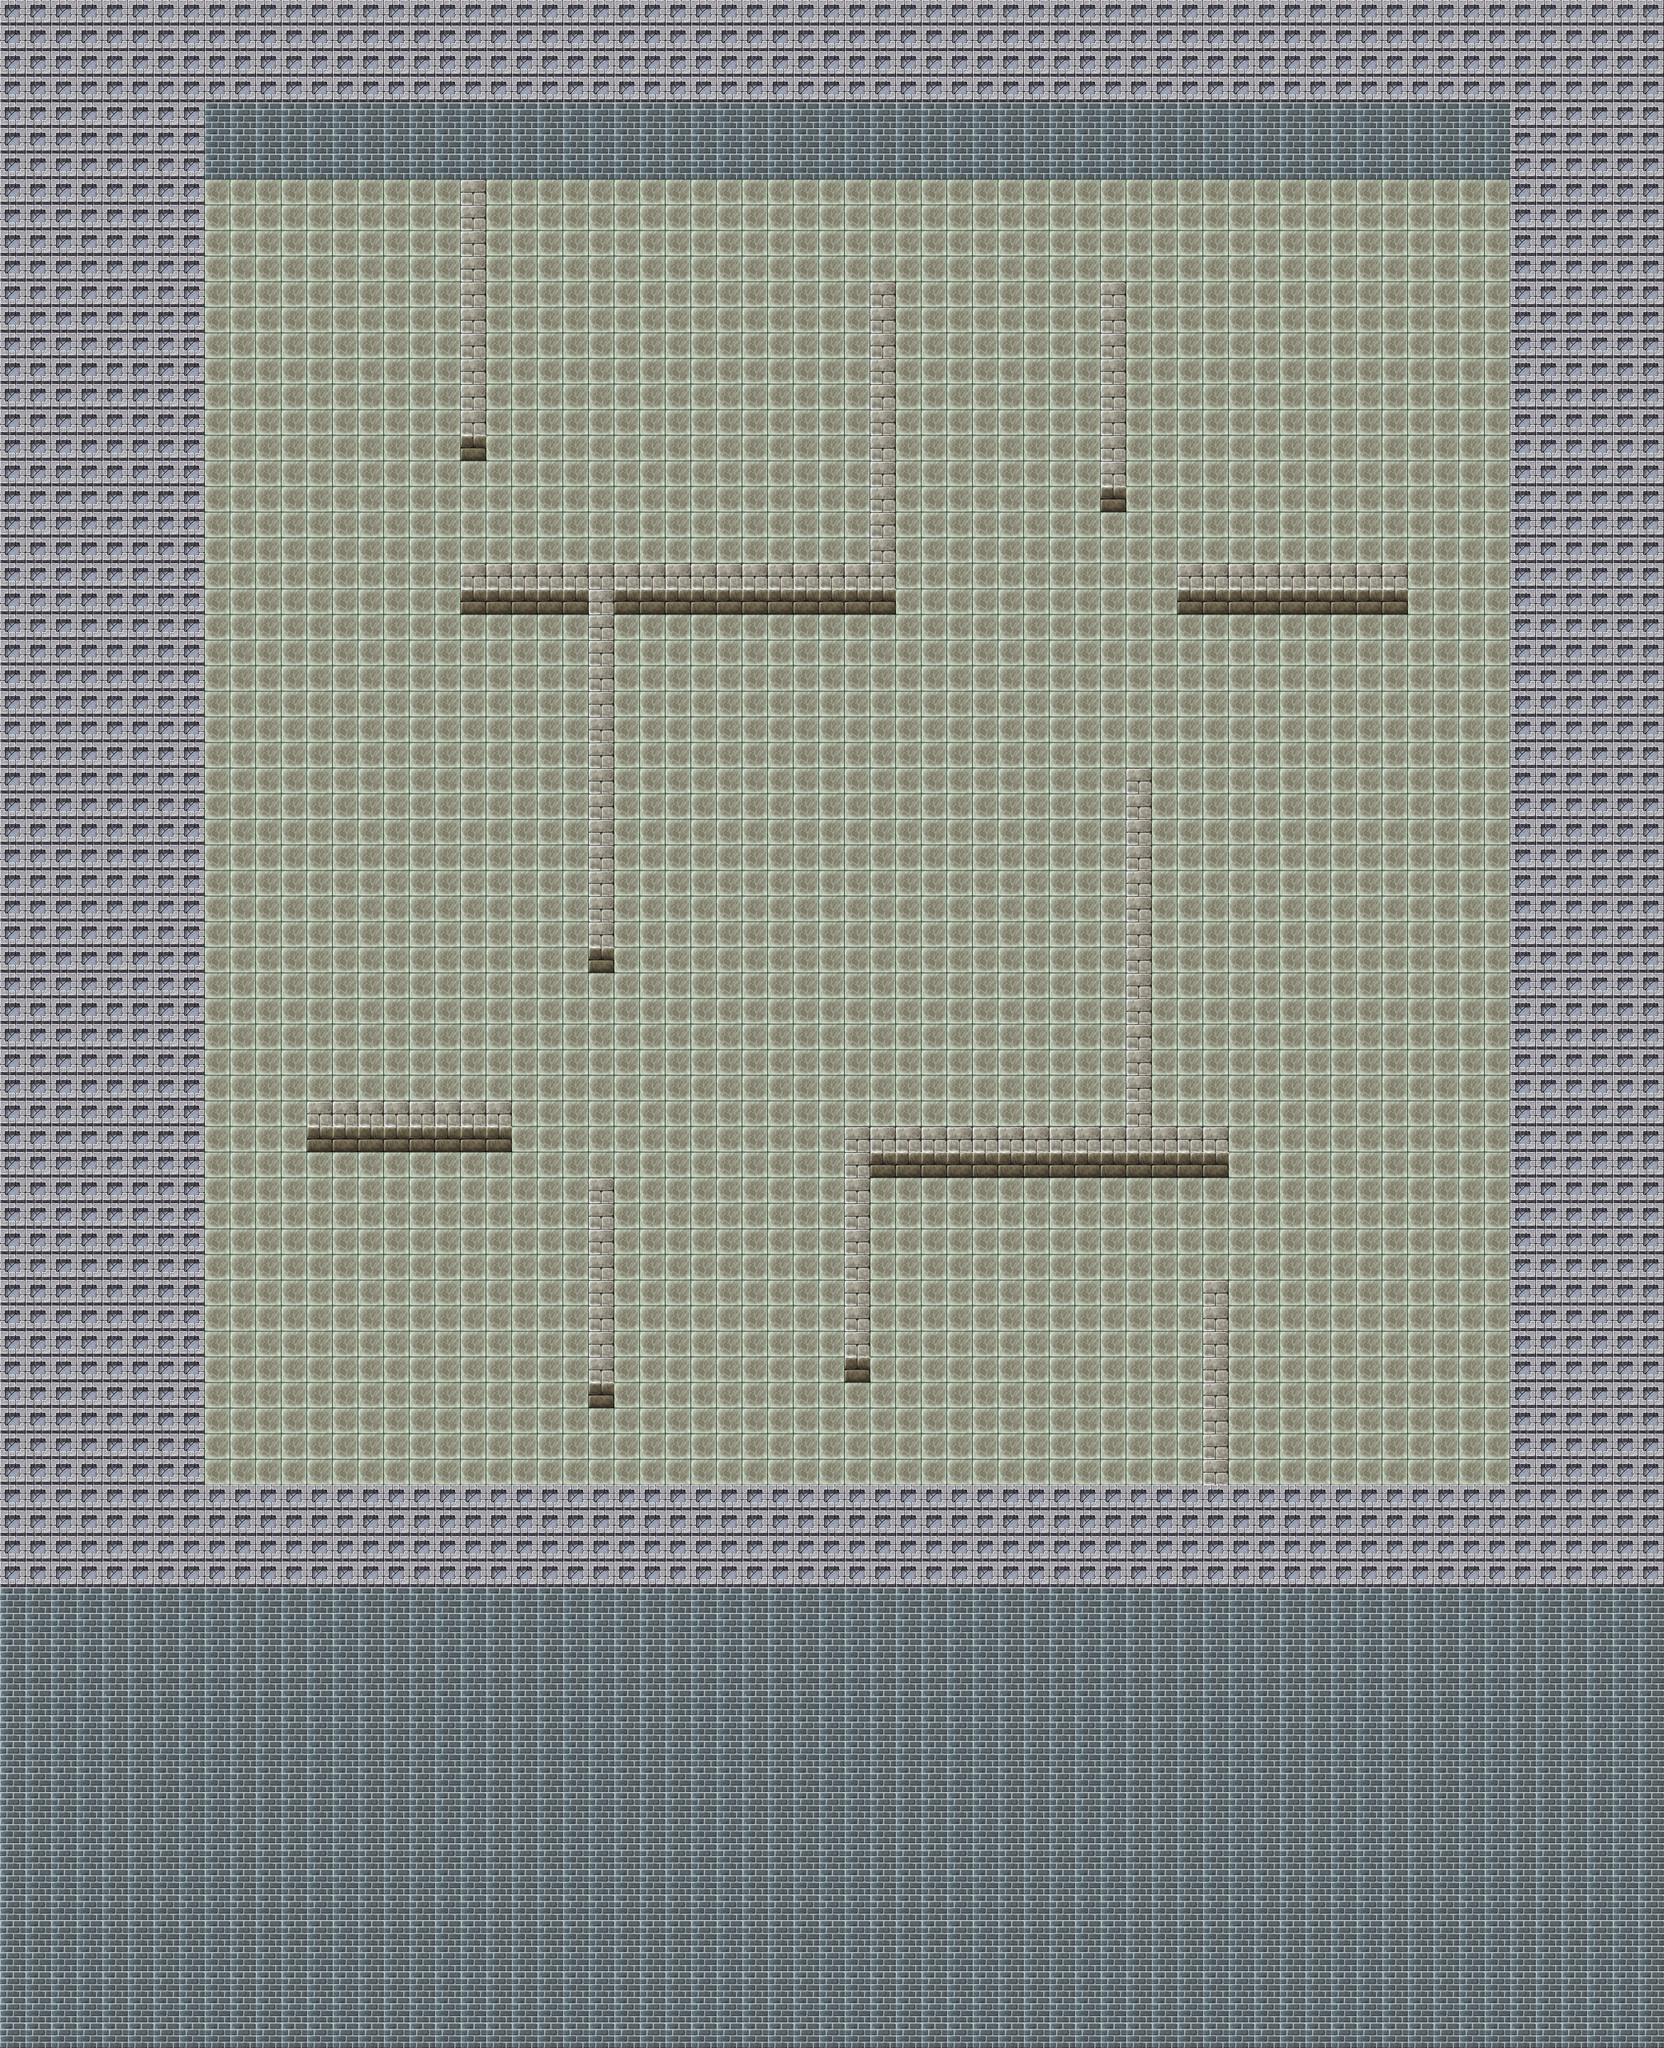

This is a level from a 2D game, rendered from its Tiled map with the project's own tilesets. A one-line summary and the map file follow, with tile-layer data summarised:
An orthogonal 65x80 tile map with 32x32 px tiles, 2 tile layers (ground, wall) and 2 objects (blue_player, red_player).

<map version="1.2" tiledversion="1.2.4" orientation="orthogonal" renderorder="right-down" width="65" height="80" tilewidth="32" tileheight="32" infinite="0" nextlayerid="6" nextobjectid="3">
 <tileset firstgid="1" name="地板合计" tilewidth="32" tileheight="32" tilecount="240" columns="16">
  <image source="地板合计.png" width="512" height="480" />
  <tile id="0">
   <properties>
    <property name="collidable" type="bool" value="true" />
   </properties>
  </tile>
  <tile id="10">
   <properties>
    <property name="collidable" type="bool" value="true" />
   </properties>
  </tile>
  <tile id="48">
   <properties>
    <property name="collidable" type="bool" value="true" />
   </properties>
  </tile>
  <tile id="58">
   <properties>
    <property name="collidable" type="bool" value="true" />
   </properties>
  </tile>
  <tile id="90">
   <properties>
    <property name="collidable" type="bool" value="false" />
   </properties>
  </tile>
 </tileset>
 <layer id="2" name="ground" width="65" height="80">
  <data>[5200 cells, 2601 non-empty, 1 distinct tile ids]</data>
 </layer>
 <layer id="3" name="wall" width="65" height="80">
  <data>[5200 cells, 2781 non-empty, 4 distinct tile ids]</data>
 </layer>
 <objectgroup id="4" name="player">
  <object id="1" name="blue_player" x="322" y="1482" width="348" height="296" />
  <object id="2" name="red_player" x="1484" y="336" width="326" height="296" />
 </objectgroup>
</map>
